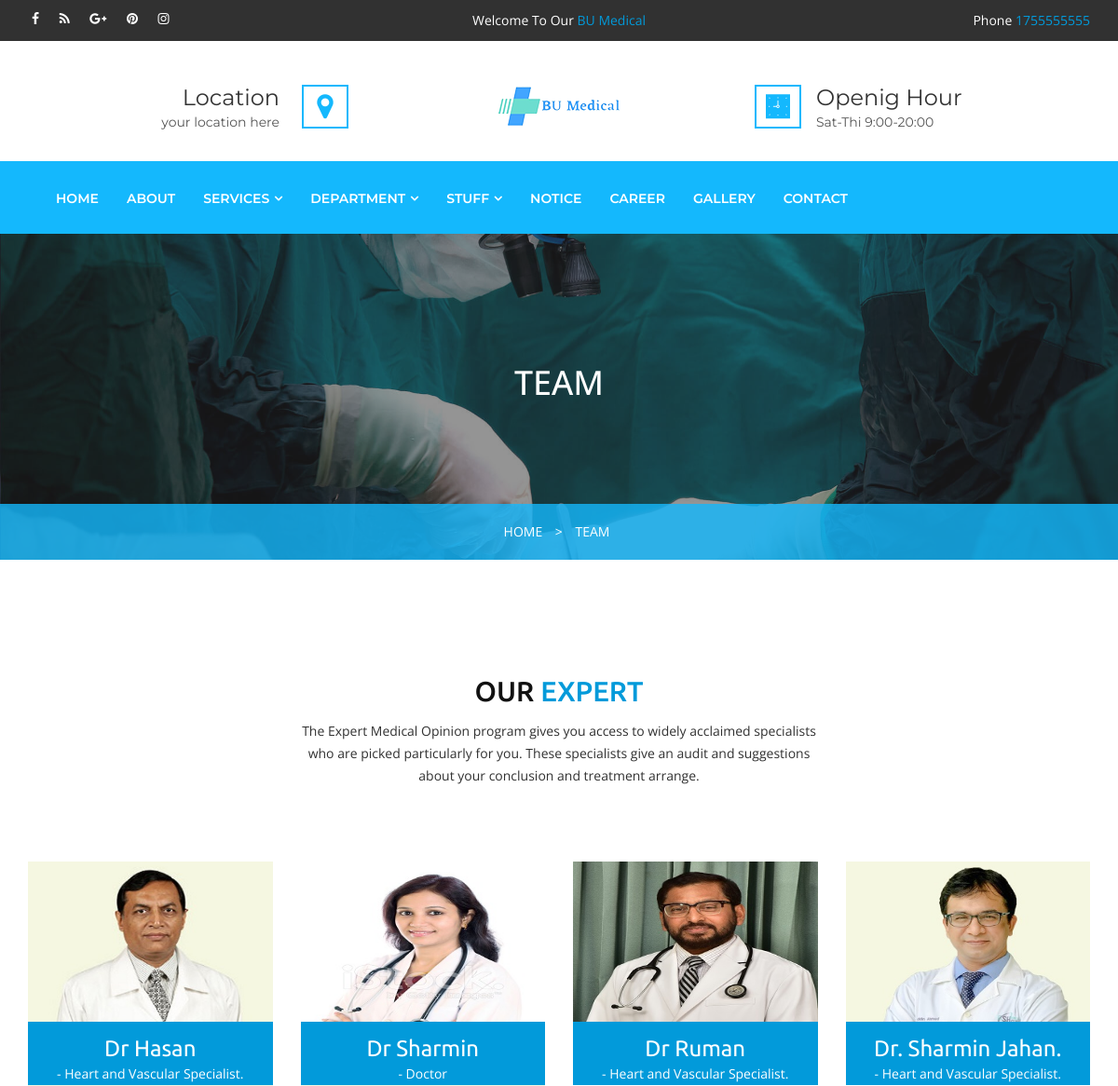
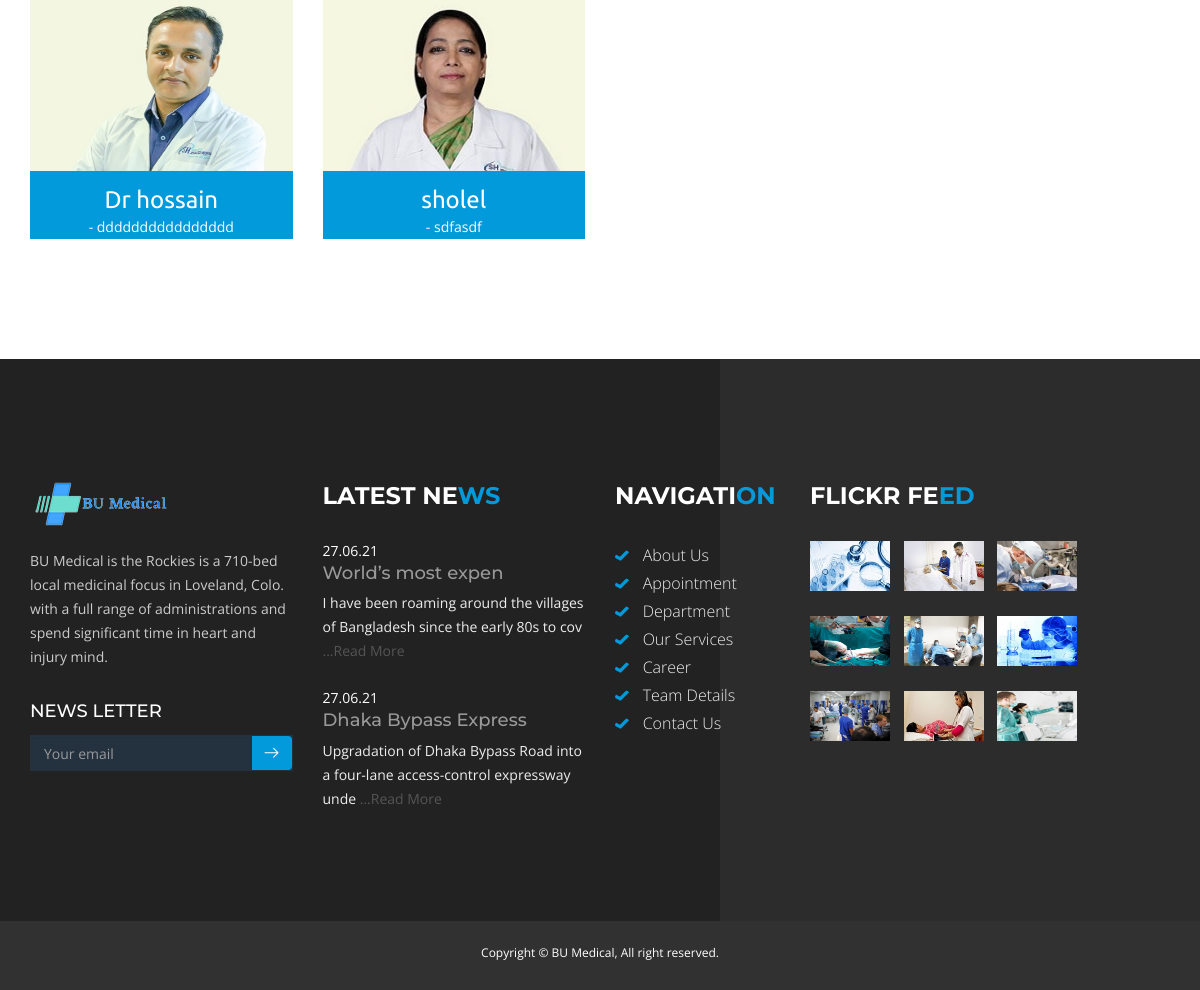
The app's page /team.php with its own data (2 pictures, top to bottom).
### tables this page shows
CREATE TABLE `setting` (
  `web_name` varchar(255) NOT NULL,
  `logo` varchar(255) NOT NULL,
  `address` varchar(2000) NOT NULL,
  `country` varchar(255) NOT NULL,
  `city` varchar(255) NOT NULL,
  `email` varchar(255) NOT NULL,
  `mobile` int(255) NOT NULL
);

CREATE TABLE `doctor` (
  `id` int(11) NOT NULL,
  `dept_id` int(11) NOT NULL,
  `name` varchar(128) NOT NULL,
  `designation` varchar(256) NOT NULL,
  `image` varchar(128) NOT NULL,
  `profession` varchar(256) NOT NULL,
  `edu_background` varchar(256) NOT NULL,
  `experience` varchar(256) NOT NULL,
  `address` text NOT NULL,
  `phone` varchar(15) NOT NULL,
  `email` varchar(128) NOT NULL,
  `detail` text NOT NULL,
  `stauts` tinyint(2) NOT NULL,
  `created_at` timestamp NOT NULL DEFAULT current_timestamp()
);

CREATE TABLE `notice` (
  `id` int(11) NOT NULL,
  `title` varchar(256) NOT NULL,
  `detail` text NOT NULL,
  `date_of_post` varchar(25) NOT NULL,
  `status` tinyint(2) NOT NULL,
  `created_at` timestamp NOT NULL DEFAULT current_timestamp()
);

CREATE TABLE `gallery` (
  `id` int(11) NOT NULL,
  `category` varchar(255) NOT NULL,
  `title` varchar(256) NOT NULL,
  `image` varchar(128) NOT NULL,
  `created_at` timestamp NOT NULL DEFAULT current_timestamp()
);

### team.php (the view, shortened to what this page needs)
<?php
include 'template/header.php';
$sql_doc_view = "SELECT * FROM doctor WHERE stauts = 1 ORDER BY id DESC";
$result_doc_view = $conn->query($sql_doc_view);
?>
<div class="ulockd-inner-home">
    <div class="container text-center">
        <div class="row">
            <div class="ulockd-inner-conraimer-details">
                <div class="col-md-12">
                    <h1 class="text-uppercase">TEAM</h1>
                </div>
                <div class="col-md-12">
                    <div class="ulockd-icd-layer">
                        <ul class="list-inline ulockd-icd-sub-menu">
                            <li><a href="#"> HOME </a></li>
                            <li><a href="#"> > </a></li>
                            <li> <a href="#"> TEAM </a> </li>
                        </ul>
                    </div>
                </div>
            </div>
        </div>
    </div>
</div>
<section class="ulockd-team-one">
    <div class="container">
        <div class="row">
            <div class="col-lg-6 col-lg-offset-3 text-center">
                <div class="ulockd-team-title hvr-float-shadow">
                    <h2 class="text-uppercase">OUR <span class="text-thm1">EXPERT</span></h2>
                    <p>The Expert Medical Opinion program gives you access to widely acclaimed specialists who are picked particularly for you. These specialists give an audit and suggestions about your conclusion and treatment arrange.</p>
                </div>
            </div>
        </div>
        <div class="row">
        <?php
            if($result_doc_view->num_rows > 0) {
                while ($rows_doc = $result_doc_view->fetch_assoc()) {
        ?>
            <div class="col-xs-12 col-sm-6 col-md-3">
                <div class="ulockd-team-two-member">
                    <div class="ulockd-tm-thumb">
                        <img style="height:240px" class="img-responsive img-whp" src="admin/upload/doctor/<?php echo $rows_doc['image']; ?>" alt="8.jpg">
                        <div class="ulockd-team-two-mdetails">
                            <div class="ulockd-tm-name"><?php echo $rows_doc['name']; ?></div>
                            <div class="ulockd-tm-post">- <?php echo $rows_doc['profession']; ?></div>
                        </div>
                    </div>
                </div>
            </div>
        <?php }} ?>
        </div>
    </div>
</section>
<?php include 'template/footer.php'; ?>

### template/header.php (shortened to what this page needs)
<?php
    include 'config/db_config.php';
?>
<?php
$sql_set_view = "SELECT * FROM setting";
$result_set_view = $conn->query($sql_set_view);
?>
<!DOCTYPE html>
<html dir="ltr" lang="en">
    <head>
        <link rel="stylesheet" href="css/bootstrap.min.css">
        <link rel="stylesheet" href="css/all-plugins.css">
        <link rel="stylesheet" href="css/style.css">
        <link rel="stylesheet" href="css/theme-color.css">
        <link rel="stylesheet" href="css/responsive.css">
    </head>
    <body>
        <div class="wrapper">
            <div class="header-top">
                <div class="container">
                    <div class="row">
                        <div class="col-md-4">
                            <div class="social-linked">
                                <ul class="list-inline">
                                    <li><a href="#"><i class="fa fa-facebook"></i></a></li>
                                    <li><a href="#"><i class="fa fa-rss"></i></a></li>
                                    <li><a href="#"><i class="fa fa-google-plus"></i></a></li>
                                    <li><a href="#"><i class="fa fa-pinterest"></i></a></li>
                                    <li><a href="#"><i class="fa fa-instagram"></i></a></li>
                                </ul>
                            </div>
                        </div>
                        <?php
                            while($row_set = mysqli_fetch_assoc($result_set_view)){
                        ?>
                        <div class="col-md-4">
                            <div class="welcm-ht text-center">
                                <p class="ulockd-welcntxt">Welcome To Our<span class="text-thm1"> <?php echo $row_set['web_name']; ?></span></p>
                            </div>
                        </div>
                        <div class="col-md-4">
                            <div class="welcm-ht text-right">
                                <p class="ulockd-welcntxt">Phone<span class="text-thm1"> <?php echo $row_set['mobile']; ?></span></p>
                            </div>
                        </div>
                    </div>
                </div>
            </div>
            <div class="header-middle">
                <div class="container">
                    <div class="row">
                        <div class="col-xs-12 col-sm-4 col-md-4">
                            <div class="ulockd-contact-info text-right">
                                <div class="ulockd-icon pull-right"><span class="flaticon-map-marker"></span></div>
                                <div class="ulockd-info">
                                    <h3>Location</h3>
                                    <p class="ulockd-cell">your location here</p>
                                </div>
                            </div>
                        </div>
                        <div class="col-xs-12 col-sm-4 col-md-4">
                            <div class="ulockd-welcm-hmddl text-center">
                                <a href="index.php" class="ulockd-main-logo"><img src="admin/upload/logo/<?php echo $row_set['logo']; ?>" alt=""></a>
                            </div>
                        </div>
                        <?php } ?>
                        <div class="col-xs-12 col-sm-4 col-md-4">
                            <div class="ulockd-ohour-info">
                                <div class="ulockd-icon pull-left"><span class="flaticon-clock-1"></span></div>
                                <div class="ulockd-info">
                                    <h3>Openig Hour</h3>
                                    <p class="ulockd-addrss">Sat-Thi 9:00-20:00</p>
                                </div>
                            </div>
                        </div>
                    </div>
                </div>
            </div>
            <header class="header-nav">
                <div class="main-header-nav navbar-scrolltofixed">
                    <div class="container">
                        <nav class="navbar navbar-default bootsnav menu-style1 light-blue">
                            <div class="collapse navbar-collapse" id="navbar-menu">
                                <ul class="nav navbar-nav navbar-left" data-in="fadeIn">
                                    <li class="dropdown">
                                        <a href="index.php">Home</a>
                                    </li>
                                    <li class="dropdown">
                                        <a href="about.php">About</a>
                                    </li>
                                    <li class="dropdown">
                                        <a href="service.php" class="dropdown-toggle">Services</a>
                                    </li>
                                    <li class="dropdown">
                                        <a href="department.php" class="dropdown-toggle">Department</a>
                                    </li>
                                    <li class="dropdown">
                                        <a href="team.php" class="dropdown-toggle">Stuff</a>
                                    </li>
                                    <li class="dropdown">
                                        <a href="notice.php">Notice</a>
                                    </li>
                                    <li class="dropdown">
                                        <a href="carrer.php">Career</a>
                                    </li>
                                    <li class="dropdown">
                                        <a href="gallery.php">Gallery</a>
                                    </li>
                                    <li class="dropdown">
                                        <a href="contact.php">Contact</a>
                                    </li>
                                </ul>
                            </div>
                    </div>
                </div>
            </header>

### template/footer.php (shortened to what this page needs)
<?php
$sql_notice_rec = "SELECT * FROM notice WHERE status = 1 ORDER BY id DESC limit 2";
$result_notice_rec = mysqli_query($conn, $sql_notice_rec);
$sql_gallery_view = "SELECT * FROM gallery ORDER BY id DESC limit 9";
$result_gallery_view = $conn->query($sql_gallery_view);
?>
<section class="ulockd-footer">
    <div class="container">
        <div class="row">
            <div class="col-xs-12 col-sm-6 col-md-3 col-lg-3">
                <div class="ulockd-footer-widget">
                    <img alt="" src="images/header-logo.png" class="img-responsive ulockd-footer-log">
                    <p class="ulockd-ftr-text">BU Medical is the Rockies is a 710-bed local medicinal focus in Loveland, Colo. with a full range of administrations and spend significant time in heart and injury mind.</p>
                </div>
                <div class="ulockd-footer-newsletter">
                    <h4 class="title text-uppercase">News Letter</h4>
                    <form class="ulockd-mailchimp">
                        <div class="input-group">
                            <input type="email" class="form-control input-md" placeholder="Your email" name="EMAIL" value="">
                            <span class="input-group-btn">
                                <button type="submit" class="btn btn-md"><i class="icon flaticon-right-arrow"></i></button>
                            </span>
                        </div>
                    </form>
                </div>
            </div>
            <div class="col-xs-12 col-sm-6 col-md-3 col-lg-3">
                <div class="ulockd-footer-lnews">
                    <h3 class="text-uppercase">Latest Ne<span class="text-thm1">ws</span></h3>
                    <div class="ulockd-media-box">
                        <?php
                            if($result_notice_rec->num_rows > 0) {
                                while ($rows_notice_rec = $result_notice_rec->fetch_assoc()) {
                        ?>
                        <div class="media">
                            <div class="media-body">
                                <a href="#" class="post-date"><?php echo $rows_notice_rec['date_of_post']; ?></a>
                                <h4 class="media-heading"><?php echo substr($rows_notice_rec['title'], 0, 20); ?></h4>
                                <p><?php echo substr($rows_notice_rec['detail'], 0, 80); ?><a href="single_notice.php?notice_id=<?php echo $rows_notice_rec['id']; ?>"> ...Read More</a></p>
                            </div>
                        </div>
                        <?php }} ?>
                    </div>
                </div>
            </div>
            <div class="col-xs-12 col-sm-6 col-md-3 col-lg-2">
                <div class="ulockd-footer-qlink">
                    <h3 class="text-uppercase">NAVIGATI<span class="text-thm1">ON</span></h3>
                    <ul class="list-unstyled">
                        <li> <span class="flaticon-checked-mark text-thm1"></span> <a href="about.php"> About Us</a></li>
                        <li> <span class="flaticon-checked-mark text-thm1"></span> <a href="appoinment.php"> Appointment</a></li>
                        <li> <span class="flaticon-checked-mark text-thm1"></span> <a href="department.php"> Department</a></li>
                        <li> <span class="flaticon-checked-mark text-thm1"></span> <a href="service.php"> Our Services</a></li>
                        <li> <span class="flaticon-checked-mark text-thm1"></span> <a href="career.php"> Career</a></li>
                        <li> <span class="flaticon-checked-mark text-thm1"></span> <a href="team.php"> Team Details</a></li>
                        <li> <span class="flaticon-checked-mark text-thm1"></span> <a href="contact.php"> Contact Us</a></li>
                    </ul>
                </div>
            </div>
            <div class="col-xs-12 col-sm-6 col-md-3 col-lg-4">
                <div class="flickr-widget">
                    <h3 class="text-uppercase">Flickr Fe<span class="text-thm1">ed</span></h3>
                    <ul class="list-inline">
                        <?php
                            while($row_gallery = mysqli_fetch_assoc($result_gallery_view)){
                        ?>
                        <li>
                            <div class="thumb">
                                <img alt="" class="img-responsive" style="width:80px; height:50px" src="admin/upload/gallery/<?php echo $row_gallery['image']; ?>">
                            </div>
                        </li>
                        <?php } ?>
                    </ul>
                </div>
            </div>
        </div>
    </div>
</section>
<section class="ulockd-copy-right">
    <div class="container">
        <div class="row">
            <div class="col-md-12">
                <p>Copyright © BU Medical, All right reserved.</p>
            </div>
        </div>
    </div>
</section>
</div>
</body>
</html>

### records on screen
setting: web_name "BU Medical", mobile "1755555555", logo (picture)
doctor: image (picture), name "Dr Hasan", profession "Heart and Vascular Specialist."
doctor: image (picture), name "Dr Sharmin", profession "Doctor"
doctor: image (picture), name "Dr Ruman", profession "Heart and Vascular Specialist."
doctor: image (picture), name "Dr. Sharmin Jahan.", profession "Heart and Vascular Specialist."
doctor: image (picture), name "Dr hossain", profession "dddddddddddddddd"
doctor: image (picture), name "sholel", profession "sdfasdf"
notice: date_of_post "27.06.21", title "World’s most expen", detail "I have been roaming around the villages of Bangladesh since the early 80s to cov"
notice: date_of_post "27.06.21", title "Dhaka Bypass Express", detail "Upgradation of Dhaka Bypass Road into a four-lane access-control expressway unde"
gallery: image (picture)
gallery: image (picture)
gallery: image (picture)
gallery: image (picture)
gallery: image (picture)
gallery: image (picture)
gallery: image (picture)
gallery: image (picture)
gallery: image (picture)
